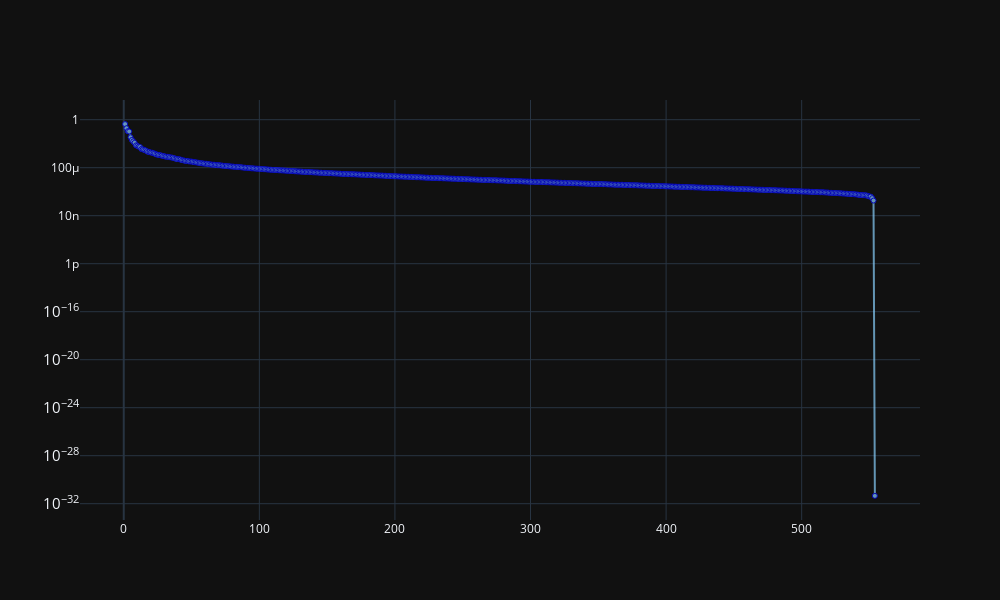

The code cell stored with this chart in its notebook:
### Code cell
plot_line(np.array(range(len(explained_variance)))+1,
          explained_variance)

### Figure 1 — Plotly figure (JSON) as saved in the notebook; plotly's stock layout.template omitted (floating-point values rounded to 4 significant figures; data arrays with more than 128 entries replaced by an {"elided": "..."} marker saying what was removed)
{"data": [{"marker": {"color": "LightSkyBlue", "line": {"color": "Blue", "width": 1}, "size": 5}, "mode": "lines+markers", "opacity": 0.7, "type": "scatter", "x": {"elided": "554 int values"}, "y": {"elided": "554 float values"}}], "layout": {"height": 600, "width": 1000, "xaxis": {"title": {"text": ""}}, "yaxis": {"title": {"text": ""}, "type": "log"}}}
